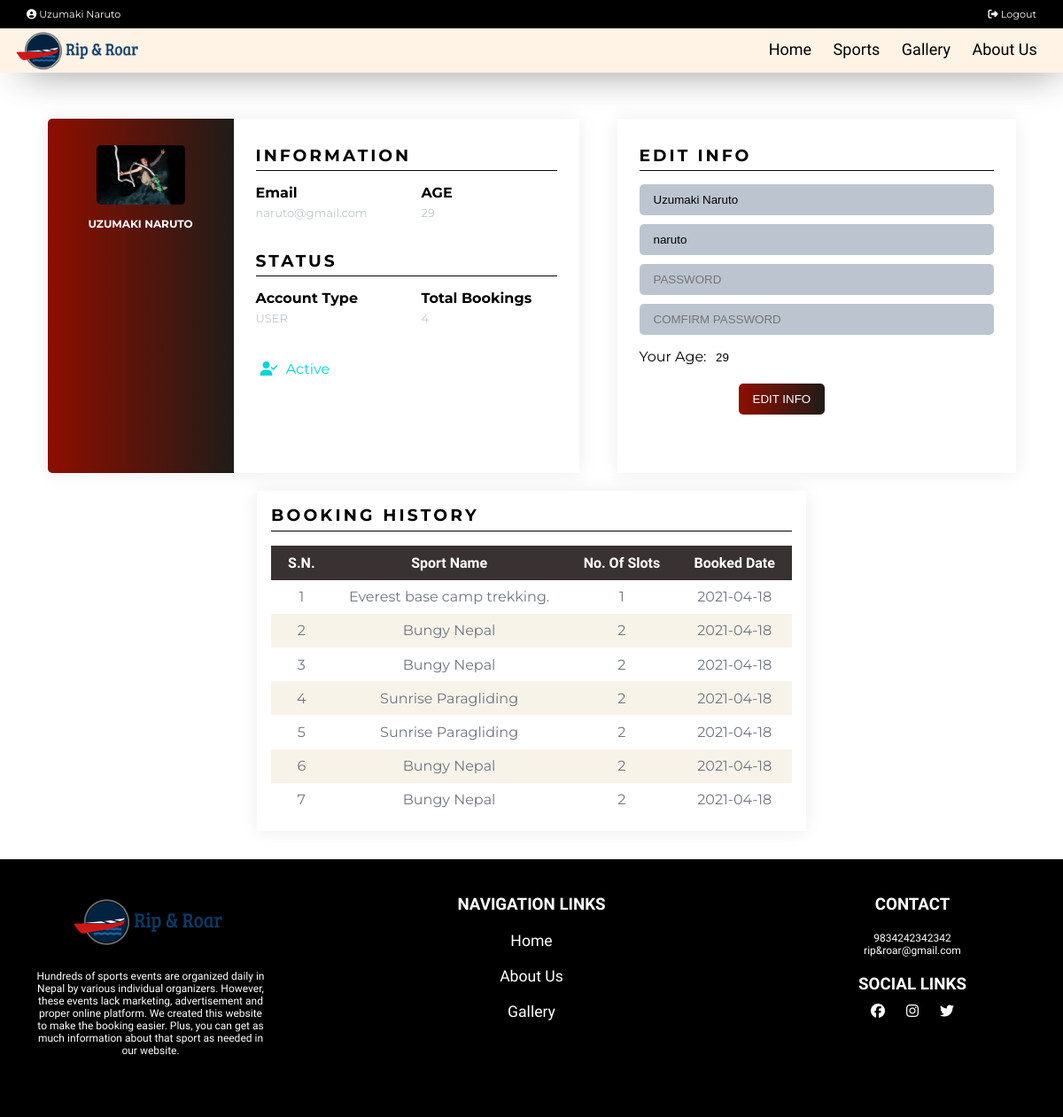
Screenshot of /profile.php (signed in) with the database file from the repository.
### tables this page shows
CREATE TABLE `users` (
  `user_id` int(11) NOT NULL,
  `name` varchar(50) NOT NULL,
  `username` varchar(50) NOT NULL,
  `email` varchar(50) NOT NULL,
  `age` int(11) NOT NULL,
  `country` varchar(255) NOT NULL,
  `password` varchar(50) NOT NULL,
  `role` int(11) NOT NULL,
  `status` int(11) NOT NULL
);

### includes/db.php (called while the page is built, shortened)
<?php
class DbConnection{
    private $host = 'localhost';
    private $username = 'root';
    private $password = '';
    private $database = 'rrdb';
    protected $connection;
    public function __construct(){
        if (!isset($this->connection)) {
            $this->connection = new mysqli($this->host, $this->username, $this->password, $this->database);
        }
        return $this->connection;
    }
}
?>

### includes/crud.php (called while the page is built, shortened)
<?php
     include_once "db.php";
     class CrudOperation extends DbConnection{
         public function fetch_data_with_id($table_name, $column_name, $id) {
            $sql = "SELECT * FROM $table_name WHERE $column_name = '$id'";
            $query = $this->connection->query($sql);
            if($query){
                $row = $query->fetch_array();
                return $row;
            }
            else
            echo "Invalid sql ".$sql;
         }
         public function fetch_all_table_data($table_name) {
            $array = [];
            $sql = "SELECT * FROM $table_name";
            $query = $this->connection->query($sql);
            while($row = mysqli_fetch_assoc($query)){
                $array[] = $row;
            }
            return $array;
         }
         public function fetch_datas_with_column($table_name, $column_name, $id) {
            $array = [];
            $sql = "SELECT * FROM $table_name WHERE $column_name = '$id'";
            $query = $this->connection->query($sql);
            while($row = mysqli_fetch_assoc($query)){
                if($row != null) $array[] = $row;
            }
            return $array;
         }
     }
     $crud = new CrudOperation;
?>

### profile.php (the view, shortened to what this page needs)
<?php include 'header.php';
    if(isset($_SESSION['user'])) {
        $user_info = $crud->fetch_data_with_id('users', 'user_id', $_SESSION['user']);
        $bookings = $crud->fetch_all_table_data('booking');
            ?>
    <section class="profileContainer" >
        <div class="profile-container">
            <div class="profile-display mt-20 mb-20">
                    <div class="wrapper">
                <div class="left">
                    <img src="assets/BUNGY-COOL-GUY-copyright-The-Last-Resort-2.jpg" alt="user" width="100">
                    <h5><?php echo strtoupper($user_info['name']); ?></h5>
                </div>
                <div class="right">
                    <div class="info">
                        <h3>Information</h3>
                        <div class="info_data">
                            <div class="data">
                                <h4>Email</h4>
                                <p><?php echo strtolower($user_info['email']); ?></p>
                            </div>
                            <div class="data">
                            <h4>AGE</h4>
                                <p><?php echo $user_info['age']; ?></p>
                        </div>
                        </div>
                    </div>
                    <div class="projects">
                            <h3>STATUS</h3>
                            <div class="projects_data">
                                <div class="data">
                                    <h4>Account Type</h4>
                                    <p><?php
                                        if($user_info['role'] == 3)
                                        {
                                            echo "ADMIN";
                                        }
                                        else{
                                            echo "USER";
                                        }
                                    ?></p>
                                </div>
                                <div class="data">
                                <h4>Total Bookings</h4>
                                    <p><?php echo count($bookings);?></p>
                            </div>
                            </div>
                        </div>
                        <div class="social_media">
                            <?php
                                if($user_info['status']) {
                                    ?>
                                        <i class="fas fa-user-check"></i> <span>Active</span>
                                    <?php
                                }
                                else {
                                    ?>
                                    <a href="profile.php?get_verification=1">Deactive</a>
                                    <?php
                                }
                            ?>
                        </div>
                        </div>
                        </div>
                        </div>
                <div class="profile-edit mt-20 mb-20">
                    <div class="wrapper">
                <div class="right">
                    <div class="info">
                        <h3>EDIT INFO</h3>
                        <form method="POST" action='<?php echo htmlspecialchars($_SERVER["PHP_SELF"]);?>' enctype="multipart/form-data">
                        <input type='text' name="name"  value="<?php echo $user_info['name'];?>" placeholder="Full Name"/>
                        <input type='text' name="username"  value="<?php echo $user_info['username'];?>" placeholder="Username"/>
                        <input type='password' name="pass1"  value="<?php echo (isset($_POST['pass1'])) ? $_POST['pass1']: '';?>" placeholder="PASSWORD"/>
                        <input type='password' name="pass2"  value="<?php echo (isset($_POST['pass2'])) ? $_POST['pass2']: '';?>" placeholder="COMFIRM PASSWORD"/>
                        <div>
                            <label>Your Age:</label>
                            <input type='number' class="age" name="age"  value="<?php echo $user_info['age'];?>" placeholder="AGE"/>
                        </div>
                        <button type="submit" name="user_edit">EDIT INFO</button><br>
                    </form>
                    </div>
                </div>
                </div>
                </div>
        </div>
        <div class="profileBookingDetails">
            <h3>BOOKING HISTORY</h3>
            <table rules=none   >
            <tr>
                <th>S.N.</th>
                <th>Sport Name</th>
                <th>No. Of Slots</th>
                <th>Booked Date</th>
            </tr>
            <?php
                $bookingDetails = $crud->fetch_datas_with_column('booking_detail', 'user_id', $_SESSION['user']);
                $i=1;
                foreach($bookingDetails as $booking){
                    echo "<tr><td>".($i++)."</td><td>".$booking['sport_name']."</td><td> ".$booking['quantity']." </td><td>".$booking['slot_date']."</td></tr>";
                }
            ?></table>
        </div>
    </section>
    <?php
    }
    else header('Location: login.php');
    ?>
<?php include 'footer.php'; ?>

### header.php (shortened to what this page needs)
<?php
   include_once 'includes/form.php';
   $curPage = basename($_SERVER['PHP_SELF']);
   ?>
<!DOCTYPE html>
<html lang="en">
<head>
    <link rel="stylesheet" type="text/css" href="css/main.css" />
    <link rel="stylesheet" type="text/css" href="css/flickity.css" />
</head>
<body>
   <div class="top-nav">
      <?php if (!isset($_SESSION['user']) ||(trim ($_SESSION['user']) == '')){ ?>
      <a href="login.php" class="logout <?php echo ($curPage == "register.php" ? "active" : "");?>"><i class="fas fa-user-plus"></i> SignUp/SignIn</a>
      <?php } else {
         $userDetailsRow = $crud->fetch_data_with_id('users', 'user_id', $_SESSION['user']);
         ?>
         <a href="profile.php" class="<?php echo ($curPage == "account.php" ? "active" : "");?>"style="margin-right:auto;z-index:999;"><i class="fas fa-user-circle"></i> <?php echo ucfirst($userDetailsRow['name']); ?></a>
         <a href="index.php?logout='1'" class="logout"><i class="fas fa-sign-out-alt"></i> Logout</a>
      <?php }?>
   </div>
   <div class="nav " >
      <div class="nav-header">
         <div class="nav-title">
            <a href="index.php"><img src="assets/logo-riproar.PNG" alt="Logo" ></a>
         </div>
      </div>
      <div class="nav-links" style="padding-right:1.2rem">
         <a href="index.php" class="<?php echo ($curPage == "index.php" ? "active" : "");?>" >Home</a>
         <a href="explore.php" class="<?php echo ($curPage == "explore.php" ? "active" : "");?>">Sports</a>
         <a href="gallery.php" class="<?php echo ($curPage == "gallery.php" ? "active" : "");?>"> Gallery</a>
         <a href="about.php" class="<?php echo ($curPage == "about.php" ? "active" : "");?>">About Us</a>
      </div>
   </div>

### rows the page displays
users: name "Uzumaki Naruto", name "UZUMAKI NARUTO", email "naruto@gmail.com", age "29", username "naruto"

### other values shown
count($bookings) "4"
$booking['sport_name'] "Everest base camp trekking."
$booking['quantity'] "1"
$booking['slot_date'] "2021-04-18"
$booking['sport_name'] "Bungy Nepal"
$booking['quantity'] "2"
$booking['sport_name'] "Sunrise Paragliding"
